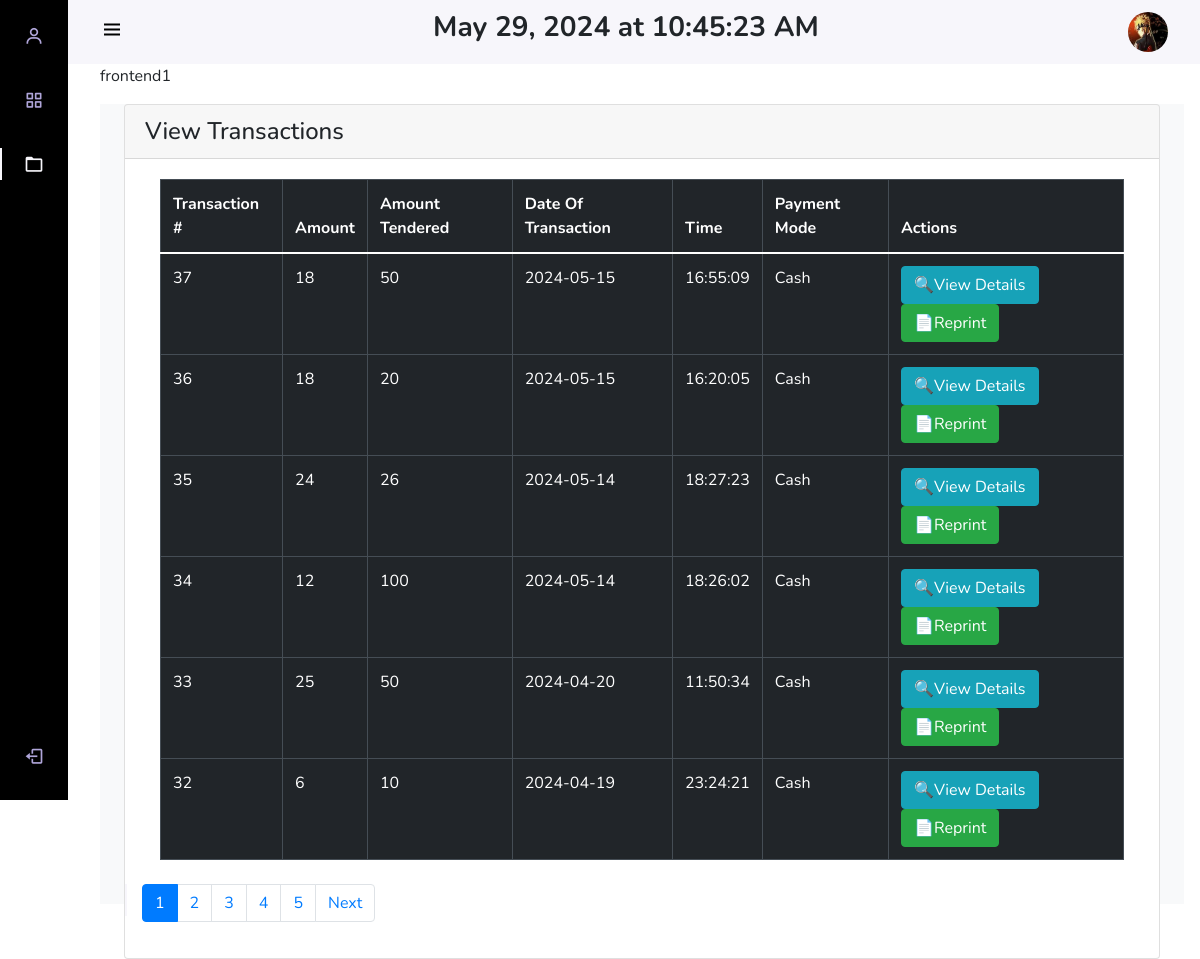
Page /pages/user/user_frontend_view_transaction.php (signed in) on the committed database.
### tables this page shows
CREATE TABLE `accounts` (
  `id` int(11) NOT NULL,
  `username` varchar(50) NOT NULL,
  `password` varchar(256) DEFAULT NULL,
  `email` varchar(100) NOT NULL,
  `role_as` int(11) NOT NULL,
  `picture` varchar(255) DEFAULT NULL
);

CREATE TABLE `transactions` (
  `id` int(11) NOT NULL,
  `amount` int(11) NOT NULL,
  `tender_amount` int(11) NOT NULL,
  `date_transacted` date NOT NULL,
  `time_transacted` time NOT NULL,
  `payment_mode` varchar(256) NOT NULL,
  `transact_by` varchar(256) NOT NULL
);

### pages/user/user_frontend_view_transaction.php (the view, shortened to what this page needs)
<?php
include '../../database/config.php';
?>
<!DOCTYPE html>
<html lang="en">
<head>
    <?php include 'user_ham.php';
    if (isset($_SESSION['username'])) {
        $username = $_SESSION['username'];
        echo "<p id ='user'> " . htmlspecialchars($username) . "</p>";
    } else {
        echo "No session found. Please log in.";
    } ?>
    <div class="height-100 bg-light">
        <div class="container-fluid px-4">
            <div class="card">
                <div class="card-header">
                    <h4 class="mb-0">
                        View Transactions
                    </h4>
                </div>
                <div class="card-body">
                    <?php
                    $limit = 6;
                    $page = isset($_GET['page']) ? $_GET['page'] : 1;
                    $offset = ($page - 1) * $limit;
                    $total_items = mysqli_num_rows(mysqli_query($conn, "SELECT * FROM transactions WHERE transact_by = '$username'"));
                    $total_pages = ceil($total_items / $limit);
                    $trasactions = "SELECT * FROM transactions WHERE transact_by = '$username' ORDER BY id DESC LIMIT $offset, $limit";
                    $result = mysqli_query($conn, $trasactions);
                    if (mysqli_num_rows($result) > 0) {
                        echo "
                    <section class='intro'>
                        <div class='gradient-custom-2 h-100'>
                            <div class='mask d-flex align-items-center h-100'>
                                <div class='container'>
                                    <div class='row justify-content-center'>
                                        <div class='col-12'>
                                            <div class='table-responsive'>
                                                <table class='table table-dark table-bordered mb-0'>
                                                    <thead>
                                                        <tr>
                                                            <th scope='col'>Transaction #</th>
                                                            <th scope='col'>Amount</th>
                                                            <th scope='col'>Amount Tendered</th>
                                                            <th scope='col'>Date Of Transaction</th>
                                                            <th scope='col'>Time</th>
                                                            <th scope='col'>Payment Mode</th>
                                                            <th scope='col'>Actions</th>
                                                        </tr>
                                                    </thead>
                                                    <tbody>
                    ";
                        while ($row = mysqli_fetch_assoc($result)) {
                            echo "
                                                        <tr>
                                                            <td scope='col' class ='id'> " . $row['id'] . "</td>
                                                            <td scope='col' class='amount'> " . $row['amount'] . "</td>
                                                            <td scope='col' class='amount_tendered'> " . $row['tender_amount'] . "</td>
                                                            <td scope='col' class='date'> " . $row['date_transacted'] . "</td>
                                                            <td scope='col' class = 'time'> " . $row['time_transacted'] . "</td>
                                                            <td scope='col' class='payment_mode'> " . $row['payment_mode'] . "</td>
                                                            <td scope='col' class=''> " . "<a href='#' class='btn btn-info view_details'>🔍View Details</a>" . "&nbsp&nbsp" . "<a href='#' class='btn btn-success reprint'>📄Reprint</a>" . "</td>
                                                        </tr>";
                        }
                        echo "
                                                    </tbody>
                                                </table>
                                            </div>
                                        </div>
                                    </div>
                                </div>
                            </div>
                        </div>
                    </section>";
                    } else {
                        echo "<h3>No Transactions done</h3>";
                    }
                    echo "<div class='row justify-content-center mt-4'>";
                    echo "<nav aria-label='Page navigation example'>";
                    echo "<ul class='pagination'>";
                    for ($i = 1; $i <= $total_pages; $i++) {
                        echo "<li class='page-item " . ($page == $i ? 'active' : '') . "'><a class='page-link' href='?page=$i'>$i</a></li>";
                    }
                    if ($page < $total_pages) {
                        echo "<li class='page-item'><a class='page-link' href='?page=" . ($page + 1) . "'>Next</a></li>";
                    }
                    echo "</ul>";
                    echo "</nav>";
                    echo "</div>";
                    ?>
                </div>
            </div>
        </div>
    </div>
    </body>
    </body>
</html>

### pages/user/user_ham.php (shortened to what this page needs)
<?php
include "../../database/config.php";
$usn = $_SESSION['user_name'];
$sql = "SELECT picture FROM accounts WHERE username = '$usn'";
$result = mysqli_query($conn, $sql);
if ($result->num_rows > 0) {
    $row = $result->fetch_assoc();
    $picture_name = $row["picture"];
}
?>
<link rel="stylesheet" href="https://code.jquery.com/ui/1.13.2/themes/base/jquery-ui.css">
<link rel="stylesheet" href="https://cdn.jsdelivr.net/npm/bootstrap@5.0.0-beta1/dist/css/bootstrap.min.css">
<link rel="stylesheet" href="https://cdn.jsdelivr.net/npm/bootstrap@5.0.0-beta1/dist/js/bootstrap.bundle.min.js">
<link rel="stylesheet" href="https://cdnjs.cloudflare.com/ajax/libs/jquery/3.2.1/jquery.min.js">
<link rel="stylesheet" href="https://cdn.jsdelivr.net/npm/boxicons@latest/css/boxicons.min.css">
<link href="https://cdn.jsdelivr.net/npm/select2@4.1.0-rc.0/dist/css/select2.min.css" rel="stylesheet" />
<link rel="stylesheet" href="https://stackpath.bootstrapcdn.com/bootstrap/4.5.2/css/bootstrap.min.css">
<link rel="stylesheet" href="https://cdn.jsdelivr.net/npm/sweetalert2@10">
</head>
<?php
if ($_SESSION['role_as'] == '2') {
    echo "
    <body>
    <body id='body-pd'>
    <header class='header' id='header'>
        <div class='header_toggle'> <i class='bx bx-menu' id='header-toggle' style='color:black !important;'></i> </div>
        <div class='header_time'>
            <h3><b><span id='current_datetime'></span></b></h3>
        </div>
        <div class='header_img'><img src='../../img/$picture_name' alt=''></div>
    </header>
    <div class='l-navbar' id='nav-bar'style = 'background-color:black!important;' >
        <nav class='nav' >
            <div>
                <a href='user_view_profile.php' class='nav_link' title='Profile'> <i class='bx bx-user nav_icon'></i> <span class='nav_name'>View Profile</span> </a>
                <div class='nav_list'>
                    <a href='user_page.php' class='nav_link active' title='Dashboard'> <i class='bx bx-grid-alt nav_icon'></i> <span class='nav_name'>Dashboard</span> </a>
                  <a href='user_frontend_view_transaction.php' class='nav_link' title='Transactions'> <i class='bx bx-folder nav_icon'></i> <span class='nav_name'>View Transactions</span> </a>
            </div>
            </div> <a href='../../actions/logout.php' class='nav_link' title='logOut'> <i class='bx bx-log-out nav_icon'></i> <span class='nav_name'>SignOut</span> </a>
        </nav>
    </div>
    ";
}
?>

### pages/user/user_ham.php (style rules this page uses)
:root { --header-height: 3rem; --nav-width: 68px; --first-color: #4723D9; --first-color-light: #AFA5D9; --white-color: #F7F6FB; --body-font: 'Nunito', sans-serif; --normal-font-size: 1rem; --z-fixed: 100 }
body { position: relative; margin: var(--header-height) 0 0 0; padding: 0 1rem; font-family: var(--body-font); font-size: var(--normal-font-size); transition: .5s }
a { text-decoration: none }
.header { width: 100%; height: var(--header-height); position: fixed; top: 0; left: 0; display: flex; align-items: center; justify-content: space-between; padding: 0 1rem; background-color: var(--white-color); z-index: var(--z-fixed); transition: .5s }
.header_toggle { color: var(--first-color); font-size: 1.5rem; cursor: pointer }
.header_img { width: 35px; height: 35px; display: flex; justify-content: center; border-radius: 50%; overflow: hidden }
.header_img img { width: 40px }
.l-navbar { position: fixed; top: 0; left: -30%; width: var(--nav-width); height: 100vh; background-color: var(--first-color); padding: .5rem 1rem 0 0; transition: .5s; z-index: var(--z-fixed) }
.nav { height: 100%; display: flex; flex-direction: column; justify-content: space-between; overflow: hidden }
.nav_logo, .nav_link { display: grid; grid-template-columns: max-content max-content; align-items: center; column-gap: 1rem; padding: .5rem 0 .5rem 1.5rem }
.nav_link { position: relative; color: var(--first-color-light); margin-bottom: 1.5rem; transition: .3s }
.nav_icon { font-size: 1.25rem }
.active { color: var(--white-color) }
.active::before { content: ''; position: absolute; left: 0; width: 2px; height: 32px; background-color: var(--white-color) }
.height-100 { height: 100vh }
@media screen and (min-width: 768px) { body { margin: calc(var(--header-height) + 1rem) 0 0 0; padding-left: calc(var(--nav-width) + 2rem) } }
@media screen and (min-width: 768px) { .header { height: calc(var(--header-height) + 1rem); padding: 0 2rem 0 calc(var(--nav-width) + 2rem) } }
@media screen and (min-width: 768px) { .header_img { width: 40px; height: 40px } }
@media screen and (min-width: 768px) { .header_img img { width: 45px } }
@media screen and (min-width: 768px) { .l-navbar { left: 0; padding: 1rem 1rem 0 0 } }

### rows in the picture
accounts: picture (picture)
transactions: id "37", amount "18", tender_amount "50", date_transacted "2024-05-15", time_transacted "16:55:09", payment_mode "Cash"
transactions: id "36", amount "18", tender_amount "20", date_transacted "2024-05-15", time_transacted "16:20:05", payment_mode "Cash"
transactions: id "35", amount "24", tender_amount "26", date_transacted "2024-05-14", time_transacted "18:27:23", payment_mode "Cash"
transactions: id "34", amount "12", tender_amount "100", date_transacted "2024-05-14", time_transacted "18:26:02", payment_mode "Cash"
transactions: id "33", amount "25", tender_amount "50", date_transacted "2024-04-20", time_transacted "11:50:34", payment_mode "Cash"
transactions: id "32", amount "6", tender_amount "10", date_transacted "2024-04-19", time_transacted "23:24:21", payment_mode "Cash"

### other values in the picture
$username "frontend1"
